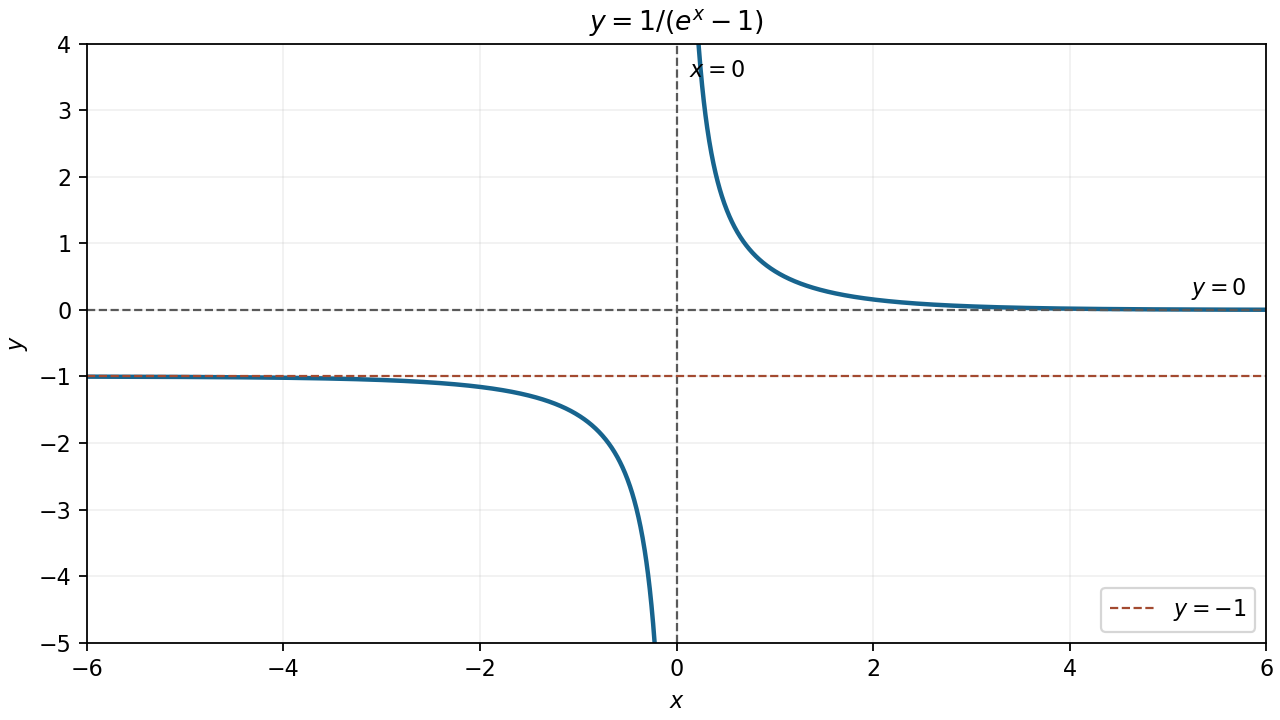

Reproduce this figure in Python.
"""Original mathematical illustration; write the PNG basename to the cwd.

Tested with Python 3.14.4, NumPy 2.3.5 and Matplotlib 3.10.7.
"""
from pathlib import Path
import matplotlib
matplotlib.use("Agg")
import matplotlib.pyplot as plt
import numpy as np

def main():
    fig,ax=plt.subplots(figsize=(8,4.5),layout="constrained",facecolor="white")
    for left,right in [(-6,-.025),(.025,6)]:
        x=np.linspace(left,right,1400)
        ax.plot(x,1/np.expm1(x),color="#17648e",lw=2)
    ax.axvline(0,color=".35",ls="--",lw=1)
    ax.axhline(0,color=".35",ls="--",lw=1)
    ax.axhline(-1,color="#a34a30",ls="--",lw=1,label=r"$y=-1$")
    ax.text(5.8,.23,r"$y=0$",ha="right",fontsize=10)
    ax.text(.13,3.5,r"$x=0$",fontsize=10)
    ax.set(xlim=(-6,6),ylim=(-5,4),xlabel="$x$",ylabel="$y$",title=r"$y=1/(e^x-1)$")
    ax.grid(alpha=.18)
    ax.legend(loc="lower right")
    fig.savefig(Path(__file__).with_suffix(".png").name,dpi=160,facecolor="white")
    plt.close(fig)


if __name__ == "__main__":
    main()
